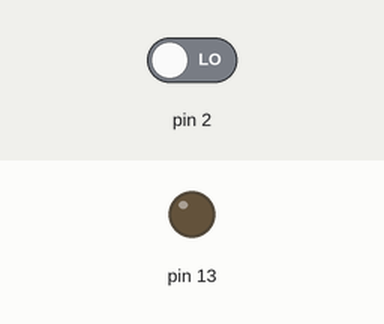
Recording of a sketch running on a simulated Arduino Uno, built with avr-gcc and run on an emulated ATmega328P. Parts: output pins drawn as LEDs (lit = HIGH). The test bench sets the inputs (shaded band); at power-on: pin 2 LOW.

Above: at 2.8 s.
2.9 s: pin 2 driven HIGH
At 3.3 s:
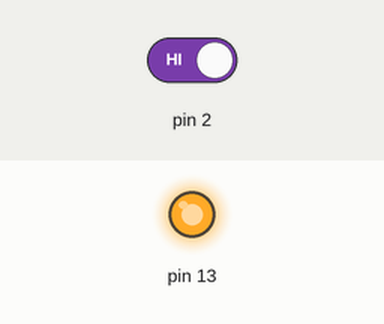
4.5 s: pin 2 driven LOW
At 6.0 s:
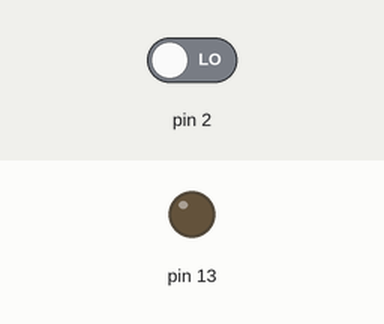
Timing chart, 0 to 7.5 s (numbered marks = the images above; inputs shaded):
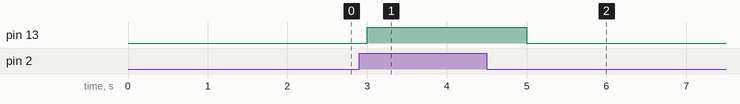

Measured:
- after the input at 2.9 s, pin 13: LOW → HIGH after 0.10 s
- after the input at 4.5 s, pin 13: HIGH → LOW after 0.50 s

The sketch:

bt2.ino
```cpp
int x=0;
void setup() {
  pinMode(13, OUTPUT);
  pinMode(2, INPUT);
}

void loop() {
  x=digitalRead(2);
  if(x==HIGH)
  {
    digitalWrite(13,HIGH);
  }else{
    digitalWrite(13,LOW);
  }
  delay(1000);
}
```
